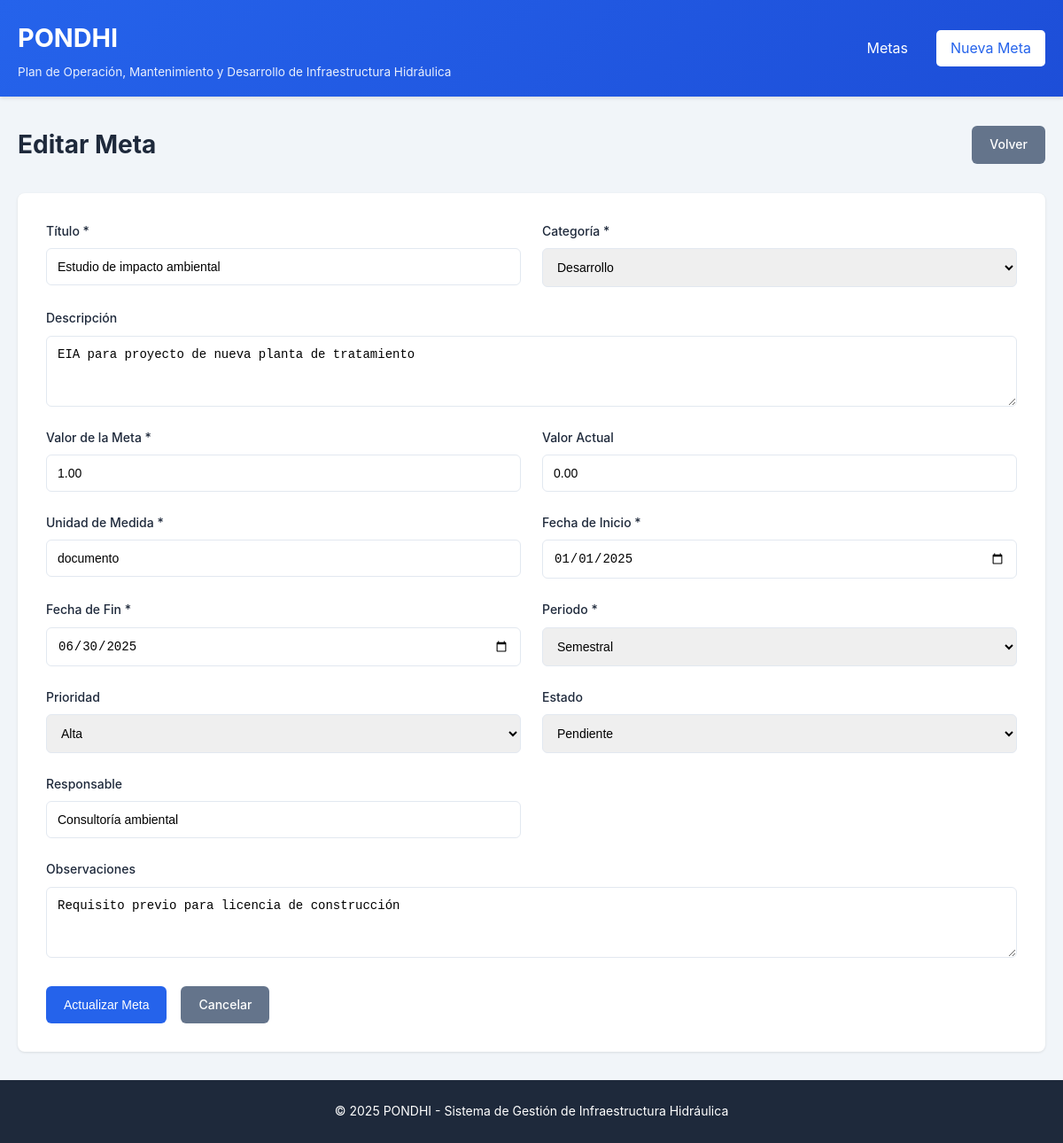
Page /public/metas/editar/29 on the committed database.
### tables this page shows
CREATE TABLE IF NOT EXISTS metas (
    id INT AUTO_INCREMENT PRIMARY KEY,
    categoria_id INT NOT NULL,
    titulo VARCHAR(255) NOT NULL,
    descripcion TEXT,
    unidad_medida VARCHAR(50) NOT NULL,
    valor_meta DECIMAL(15,2) NOT NULL,
    valor_actual DECIMAL(15,2) DEFAULT 0,
    fecha_inicio DATE NOT NULL,
    fecha_fin DATE NOT NULL,
    periodo ENUM('mensual', 'trimestral', 'semestral', 'anual') NOT NULL,
    estado ENUM('pendiente', 'en_progreso', 'completada', 'cancelada') DEFAULT 'pendiente',
    prioridad ENUM('baja', 'media', 'alta', 'critica') DEFAULT 'media',
    responsable VARCHAR(150),
    observaciones TEXT,
    created_at TIMESTAMP DEFAULT CURRENT_TIMESTAMP,
    updated_at TIMESTAMP DEFAULT CURRENT_TIMESTAMP ON UPDATE CURRENT_TIMESTAMP,
    FOREIGN KEY (categoria_id) REFERENCES categorias(id) ON DELETE RESTRICT
);

CREATE TABLE IF NOT EXISTS categorias (
    id INT AUTO_INCREMENT PRIMARY KEY,
    nombre VARCHAR(100) NOT NULL,
    descripcion TEXT,
    created_at TIMESTAMP DEFAULT CURRENT_TIMESTAMP
);

### app/controllers/MetasController.php (called while the page is built, shortened)
<?php
class MetasController extends Controller {
    private $metaModel;
    private $categoriaModel;
    public function __construct() {
        $this->metaModel = $this->model('Meta');
        $this->categoriaModel = $this->model('Categoria');
    }
    public function editar($id = null) {
        $meta = $this->metaModel->getById($id);
        $categorias = $this->categoriaModel->getAll();
        $this->view('metas/editar', [
            'titulo' => 'Editar Meta',
            'meta' => $meta,
            'categorias' => $categorias
        ]);
    }
}

### app/controllers/App.php (called while the page is built, shortened)
<?php
class App {
    protected $method = 'index';
    public function __construct() {
        $url = $this->parseUrl();
        if (isset($url[0]) && file_exists(APP_PATH . '/controllers/' . ucfirst($url[0]) . 'Controller.php')) {
            unset($url[0]);
        }
        $this->controller = new $this->controller;
        if (isset($url[1])) {
            if (method_exists($this->controller, $url[1])) {
                $this->method = $url[1];
                unset($url[1]);
            }
        }
        $this->params = $url ? array_values($url) : [];
        call_user_func_array([$this->controller, $this->method], $this->params);
    }
    protected function parseUrl() {
        if (isset($_GET['url'])) {
            return explode('/', filter_var(rtrim($_GET['url'], '/'), FILTER_SANITIZE_URL));
        }
        return [];
    }
}

### public/index.php (called while the page is built, shortened)
<?php
require_once APP_PATH . '/config/Database.php';
require_once APP_PATH . '/controllers/Controller.php';
require_once APP_PATH . '/controllers/App.php';
$app = new App();

### app/config/Database.php (called while the page is built, shortened)
<?php
class Database {
    private static $instance = null;
    private $connection;
    private function __construct() {
        try {
            $dsn = "mysql:host=" . DB_HOST . ";port=" . DB_PORT . ";dbname=" . DB_NAME . ";charset=" . DB_CHARSET;
            $options = [
                PDO::ATTR_ERRMODE => PDO::ERRMODE_EXCEPTION,
                PDO::ATTR_DEFAULT_FETCH_MODE => PDO::FETCH_ASSOC,
                PDO::ATTR_EMULATE_PREPARES => false,
            ];
            $this->connection = new PDO($dsn, DB_USER, DB_PASS, $options);
        } catch (PDOException $e) {
            if (DEBUG_MODE) {
                die("Error de conexión: " . $e->getMessage());
            } else {
                die("Error de conexión a la base de datos");
            }
        }
    }
    public static function getInstance() {
        if (self::$instance === null) {
            self::$instance = new self();
        }
        return self::$instance;
    }
    public function getConnection() {
        return $this->connection;
    }
}

### app/models/Meta.php (called while the page is built, shortened)
<?php
class Meta {
    private $db;
    private $table = 'metas';
    public function __construct() {
        $this->db = Database::getInstance()->getConnection();
    }
    public function getById($id) {
        $sql = "SELECT m.*, c.nombre as categoria_nombre
                FROM {$this->table} m
                INNER JOIN categorias c ON m.categoria_id = c.id
                WHERE m.id = :id";
        $stmt = $this->db->prepare($sql);
        $stmt->bindParam(':id', $id, PDO::PARAM_INT);
        $stmt->execute();
        return $stmt->fetch();
    }
}

### app/models/Categoria.php (called while the page is built, shortened)
<?php
class Categoria {
    private $db;
    private $table = 'categorias';
    public function __construct() {
        $this->db = Database::getInstance()->getConnection();
    }
    public function getAll() {
        $sql = "SELECT * FROM {$this->table} ORDER BY nombre ASC";
        $stmt = $this->db->prepare($sql);
        $stmt->execute();
        return $stmt->fetchAll();
    }
}

### app/views/metas/editar.php (the view, shortened to what this page needs)
<?php require_once APP_PATH . '/views/layouts/header.php'; ?>
<div class="page-header">
    <h2><?= $titulo ?></h2>
    <a href="<?= APP_URL ?>/metas" class="btn btn-secondary">Volver</a>
</div>
<div class="form-container">
    <form action="<?= APP_URL ?>/metas/actualizar/<?= $meta['id'] ?>" method="POST" class="form">
        <div class="form-grid">
            <div class="form-group">
                <label for="titulo">Título *</label>
                <input type="text" id="titulo" name="titulo" required
                       value="<?= htmlspecialchars($_SESSION['old']['titulo'] ?? $meta['titulo']) ?>"
                       placeholder="Ej: Aumentar cobertura de agua potable">
            </div>
            <div class="form-group">
                <label for="categoria_id">Categoría *</label>
                <select id="categoria_id" name="categoria_id" required>
                    <?php foreach ($categorias as $categoria): ?>
                        <option value="<?= $categoria['id'] ?>"
                            <?= (($_SESSION['old']['categoria_id'] ?? $meta['categoria_id']) == $categoria['id']) ? 'selected' : '' ?>>
                            <?= htmlspecialchars($categoria['nombre']) ?>
                        </option>
                    <?php endforeach; ?>
                </select>
            </div>
            <div class="form-group full-width">
                <label for="descripcion">Descripción</label>
                <textarea id="descripcion" name="descripcion" rows="3"
                          placeholder="Descripción detallada de la meta"><?= htmlspecialchars($_SESSION['old']['descripcion'] ?? $meta['descripcion']) ?></textarea>
            </div>
            <div class="form-group">
                <label for="valor_meta">Valor de la Meta *</label>
                <input type="number" id="valor_meta" name="valor_meta" step="0.01" required
                       value="<?= htmlspecialchars($_SESSION['old']['valor_meta'] ?? $meta['valor_meta']) ?>"
                       placeholder="Ej: 1000">
            </div>
            <div class="form-group">
                <label for="valor_actual">Valor Actual</label>
                <input type="number" id="valor_actual" name="valor_actual" step="0.01"
                       value="<?= htmlspecialchars($_SESSION['old']['valor_actual'] ?? $meta['valor_actual']) ?>"
                       placeholder="Avance actual">
            </div>
            <div class="form-group">
                <label for="unidad_medida">Unidad de Medida *</label>
                <input type="text" id="unidad_medida" name="unidad_medida" required
                       value="<?= htmlspecialchars($_SESSION['old']['unidad_medida'] ?? $meta['unidad_medida']) ?>"
                       placeholder="Ej: m³, conexiones, km">
            </div>
            <div class="form-group">
                <label for="fecha_inicio">Fecha de Inicio *</label>
                <input type="date" id="fecha_inicio" name="fecha_inicio" required
                       value="<?= htmlspecialchars($_SESSION['old']['fecha_inicio'] ?? $meta['fecha_inicio']) ?>">
            </div>
            <div class="form-group">
                <label for="fecha_fin">Fecha de Fin *</label>
                <input type="date" id="fecha_fin" name="fecha_fin" required
                       value="<?= htmlspecialchars($_SESSION['old']['fecha_fin'] ?? $meta['fecha_fin']) ?>">
            </div>
            <div class="form-group">
                <label for="periodo">Periodo *</label>
                <select id="periodo" name="periodo" required>
                    <option value="semestral" <?= (($_SESSION['old']['periodo'] ?? $meta['periodo']) == 'semestral') ? 'selected' : '' ?>>Semestral</option>
                </select>
            </div>
            <div class="form-group">
                <label for="prioridad">Prioridad</label>
                <select id="prioridad" name="prioridad">
                    <option value="alta" <?= (($_SESSION['old']['prioridad'] ?? $meta['prioridad']) == 'alta') ? 'selected' : '' ?>>Alta</option>
                </select>
            </div>
            <div class="form-group">
                <label for="estado">Estado</label>
                <select id="estado" name="estado">
                    <option value="pendiente" <?= (($_SESSION['old']['estado'] ?? $meta['estado']) == 'pendiente') ? 'selected' : '' ?>>Pendiente</option>
                </select>
            </div>
            <div class="form-group">
                <label for="responsable">Responsable</label>
                <input type="text" id="responsable" name="responsable"
                       value="<?= htmlspecialchars($_SESSION['old']['responsable'] ?? $meta['responsable']) ?>"
                       placeholder="Nombre del responsable">
            </div>
            <div class="form-group full-width">
                <label for="observaciones">Observaciones</label>
                <textarea id="observaciones" name="observaciones" rows="3"
                          placeholder="Observaciones adicionales"><?= htmlspecialchars($_SESSION['old']['observaciones'] ?? $meta['observaciones']) ?></textarea>
            </div>
        </div>
        <div class="form-actions">
            <button type="submit" class="btn btn-primary">Actualizar Meta</button>
            <a href="<?= APP_URL ?>/metas" class="btn btn-secondary">Cancelar</a>
        </div>
    </form>
</div>
<?php require_once APP_PATH . '/views/layouts/footer.php'; ?>

### public/css/styles.css (style rules this page uses)
:root { --primary-color: #2563eb; --primary-dark: #1d4ed8; --secondary-color: #64748b; --success-color: #16a34a; --warning-color: #d97706; --danger-color: #dc2626; --info-color: #0891b2; --light-color: #f8fafc; --dark-color: #1e293b; --border-color: #e2e8f0; --text-color: #334155; --text-muted: #94a3b8; }
* { margin: 0; padding: 0; box-sizing: border-box; }
body { font-family: -apple-system, BlinkMacSystemFont, 'Segoe UI', Roboto, Oxygen, Ubuntu, sans-serif; background-color: #f1f5f9; color: var(--text-color); line-height: 1.6; }
.page-header { display: flex; justify-content: space-between; align-items: center; margin-bottom: 2rem; flex-wrap: wrap; gap: 1rem; }
.page-header h2 { color: var(--dark-color); font-size: 1.75rem; }
.btn { display: inline-block; padding: 0.625rem 1.25rem; border: none; border-radius: 6px; cursor: pointer; text-decoration: none; font-size: 0.875rem; font-weight: 500; transition: all 0.3s; text-align: center; }
.btn-primary { background-color: var(--primary-color); color: white; }
.btn-secondary { background-color: var(--secondary-color); color: white; }
.form-container { background: white; padding: 2rem; border-radius: 8px; box-shadow: 0 1px 3px rgba(0, 0, 0, 0.1); }
.form-grid { display: grid; grid-template-columns: repeat(2, 1fr); gap: 1.5rem; }
.form-group { display: flex; flex-direction: column; }
.form-group.full-width { grid-column: span 2; }
.form-group label { font-weight: 500; margin-bottom: 0.5rem; color: var(--dark-color); font-size: 0.875rem; }
.form-group input, .form-group select, .form-group textarea { padding: 0.75rem; border: 1px solid var(--border-color); border-radius: 6px; font-size: 0.875rem; transition: border-color 0.3s, box-shadow 0.3s; }
.form-group textarea { resize: vertical; min-height: 80px; }
.form-actions { margin-top: 2rem; display: flex; gap: 1rem; justify-content: flex-start; }

### rows in the picture
metas: titulo "Estudio de impacto ambiental", categoria_id "Desarrollo", descripcion "EIA para proyecto de nueva planta de tratamiento", valor_meta "1.00", valor_actual "0.00", unidad_medida "documento", fecha_inicio "01/01/2025", fecha_fin "06/30/2025", periodo "Semestral", prioridad "Alta", estado "Pendiente", responsable "Consultoría ambiental", observaciones "Requisito previo para licencia de construcción"

### other values in the picture
$titulo "Editar Meta"
